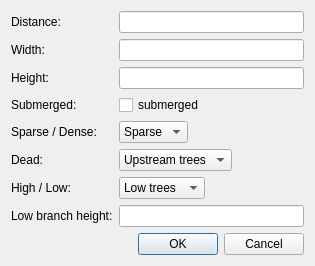
<?xml version="1.0" encoding="UTF-8"?>
<ui version="4.0">
 <class>GeoDataRiverSurveyCrosssectionWindow_JmkDataEditDialog</class>
 <widget class="QDialog" name="GeoDataRiverSurveyCrosssectionWindow_JmkDataEditDialog">
  <property name="geometry">
   <rect>
    <x>0</x>
    <y>0</y>
    <width>315</width>
    <height>266</height>
   </rect>
  </property>
  <property name="windowTitle">
   <string>Edit Vegetation</string>
  </property>
  <layout class="QVBoxLayout" name="verticalLayout">
   <item>
    <layout class="QGridLayout" name="gridLayout">
     <item row="0" column="0">
      <widget class="QLabel" name="distanceLabel">
       <property name="text">
        <string>Distance:</string>
       </property>
      </widget>
     </item>
     <item row="0" column="1">
      <widget class="RealNumberEditWidget" name="distanceEdit"/>
     </item>
     <item row="1" column="0">
      <widget class="QLabel" name="widthLabel">
       <property name="text">
        <string>Width:</string>
       </property>
      </widget>
     </item>
     <item row="1" column="1">
      <widget class="RealNumberEditWidget" name="widthEdit"/>
     </item>
     <item row="2" column="0">
      <widget class="QLabel" name="heightLabel">
       <property name="text">
        <string>Height:</string>
       </property>
      </widget>
     </item>
     <item row="2" column="1">
      <widget class="RealNumberEditWidget" name="heightEdit"/>
     </item>
     <item row="3" column="0">
      <widget class="QLabel" name="submergedLabel">
       <property name="text">
        <string>Submerged:</string>
       </property>
      </widget>
     </item>
     <item row="3" column="1">
      <widget class="QCheckBox" name="submergedCheckBox">
       <property name="text">
        <string>submerged</string>
       </property>
      </widget>
     </item>
     <item row="4" column="0">
      <widget class="QLabel" name="sparseDenseLabel">
       <property name="text">
        <string>Sparse / Dense:</string>
       </property>
      </widget>
     </item>
     <item row="4" column="1">
      <layout class="QHBoxLayout" name="horizontalLayout">
       <item>
        <widget class="QComboBox" name="sparseDenseComboBox">
         <item>
          <property name="text">
           <string>Sparse</string>
          </property>
         </item>
         <item>
          <property name="text">
           <string>Dense</string>
          </property>
         </item>
        </widget>
       </item>
       <item>
        <spacer name="horizontalSpacer">
         <property name="orientation">
          <enum>Qt::Horizontal</enum>
         </property>
         <property name="sizeHint" stdset="0">
          <size>
           <width>40</width>
           <height>20</height>
          </size>
         </property>
        </spacer>
       </item>
      </layout>
     </item>
     <item row="5" column="0">
      <widget class="QLabel" name="deadLabel">
       <property name="text">
        <string>Dead:</string>
       </property>
      </widget>
     </item>
     <item row="5" column="1">
      <layout class="QHBoxLayout" name="horizontalLayout_3">
       <item>
        <widget class="QComboBox" name="deadComboBox">
         <item>
          <property name="text">
           <string>Upstream trees</string>
          </property>
         </item>
         <item>
          <property name="text">
           <string>Real trees</string>
          </property>
         </item>
        </widget>
       </item>
       <item>
        <spacer name="horizontalSpacer_3">
         <property name="orientation">
          <enum>Qt::Horizontal</enum>
         </property>
         <property name="sizeHint" stdset="0">
          <size>
           <width>40</width>
           <height>20</height>
          </size>
         </property>
        </spacer>
       </item>
      </layout>
     </item>
     <item row="6" column="0">
      <widget class="QLabel" name="highLowLabel">
       <property name="text">
        <string>High / Low:</string>
       </property>
      </widget>
     </item>
     <item row="6" column="1">
      <layout class="QHBoxLayout" name="horizontalLayout_2">
       <item>
        <widget class="QComboBox" name="highLowComboBox">
         <item>
          <property name="text">
           <string>Low trees</string>
          </property>
         </item>
         <item>
          <property name="text">
           <string>High trees</string>
          </property>
         </item>
        </widget>
       </item>
       <item>
        <spacer name="horizontalSpacer_2">
         <property name="orientation">
          <enum>Qt::Horizontal</enum>
         </property>
         <property name="sizeHint" stdset="0">
          <size>
           <width>40</width>
           <height>20</height>
          </size>
         </property>
        </spacer>
       </item>
      </layout>
     </item>
     <item row="7" column="0">
      <widget class="QLabel" name="lowBranchHeightLabel">
       <property name="text">
        <string>Low branch height:</string>
       </property>
      </widget>
     </item>
     <item row="7" column="1">
      <widget class="RealNumberEditWidget" name="lowBranchHeightEdit"/>
     </item>
    </layout>
   </item>
   <item>
    <spacer name="verticalSpacer">
     <property name="orientation">
      <enum>Qt::Vertical</enum>
     </property>
     <property name="sizeHint" stdset="0">
      <size>
       <width>20</width>
       <height>4</height>
      </size>
     </property>
    </spacer>
   </item>
   <item>
    <widget class="QDialogButtonBox" name="buttonBox">
     <property name="orientation">
      <enum>Qt::Horizontal</enum>
     </property>
     <property name="standardButtons">
      <set>QDialogButtonBox::Cancel|QDialogButtonBox::Ok</set>
     </property>
    </widget>
   </item>
  </layout>
 </widget>
 <customwidgets>
  <customwidget>
   <class>RealNumberEditWidget</class>
   <extends>QLineEdit</extends>
   <header>guibase/widget/realnumbereditwidget.h</header>
  </customwidget>
 </customwidgets>
 <resources/>
 <connections>
  <connection>
   <sender>buttonBox</sender>
   <signal>accepted()</signal>
   <receiver>GeoDataRiverSurveyCrosssectionWindow_JmkDataEditDialog</receiver>
   <slot>accept()</slot>
   <hints>
    <hint type="sourcelabel">
     <x>248</x>
     <y>254</y>
    </hint>
    <hint type="destinationlabel">
     <x>157</x>
     <y>274</y>
    </hint>
   </hints>
  </connection>
  <connection>
   <sender>buttonBox</sender>
   <signal>rejected()</signal>
   <receiver>GeoDataRiverSurveyCrosssectionWindow_JmkDataEditDialog</receiver>
   <slot>reject()</slot>
   <hints>
    <hint type="sourcelabel">
     <x>316</x>
     <y>260</y>
    </hint>
    <hint type="destinationlabel">
     <x>286</x>
     <y>274</y>
    </hint>
   </hints>
  </connection>
 </connections>
</ui>
